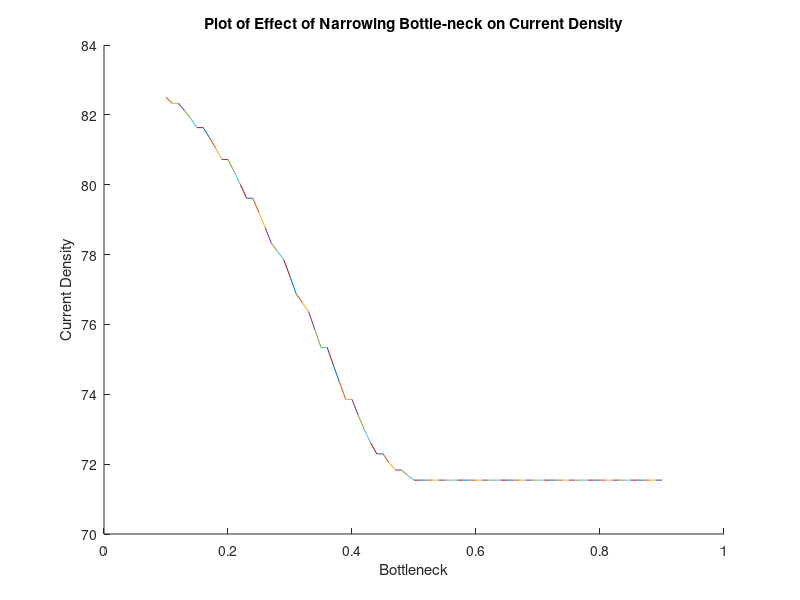

MATLAB code for this plot:
% Assignment-2
% Matthieu Bourbeau
% 100975211

%% PART 2C

% Using the Finite Difference Method to solve for the current flow in a 
% rectangular region of L × W.
% Investigating narrowing the "bottle-neck".

% Created a G matrix and an operation matrix to solve for x (G/Op).
% Created loop that incrementally increases bottle-neck.
% Created sigma matrix, assigned values, and defined the box's dimensions
% with a narrowed bottle-neck.

for bottleneck = 0.1:0.01:0.9 
    nx = 50;            
    ny = nx*3/2;        
    G = sparse(nx*ny);  
    Op = zeros(1, nx*ny);
    
    Sigmatrix = zeros(ny, nx); 
    Sig1 = 10^-2;              
    Sig2 = 1;                   
    
    box = [nx*2/5 nx*3/5 ny*bottleneck ny*(1-bottleneck)]; 
    
    for i = 1: nx        
        for j = 1: ny           
            n = j + (i-1)*ny;           
            if i == 1               
                G(n, :) = 0;
                G(n, n) = 1;
                Op(n) = 1;                
            elseif i == nx               
                G(n, :) = 0;
                G(n, n) = 1;
                Op(n) = 0;               
            elseif j == 1                
                if i > box(1) && i < box(2)                  
                    G(n, n) = -3;
                    G(n, n+1) = Sig1;
                    G(n, n+ny) = Sig1;
                    G(n, n-ny) = Sig1;                   
                else                   
                    G(n, n) = -3;
                    G(n, n+1) = Sig2;
                    G(n, n+ny) = Sig2;
                    G(n, n-ny) = Sig2;                  
                end               
            elseif j == ny                
                if i > box(1) && i < box(2)
                    G(n, n) = -3;
                    G(n, n+1) = Sig1;
                    G(n, n+ny) = Sig1;
                    G(n, n-ny) = Sig1;                    
                else                    
                    G(n, n) = -3;
                    G(n, n+1) = Sig2;
                    G(n, n+ny) = Sig2;
                    G(n, n-ny) = Sig2;                    
                end                
            else                
                if i > box(1) && i < box(2) && (j < box(3)||j > box(4))                 
                    G(n, n) = -4;
                    G(n, n+1) = Sig1;
                    G(n, n-1) = Sig1;
                    G(n, n+ny) = Sig1;
                    G(n, n-ny) = Sig1;                
                else                  
                    G(n, n) = -4;
                    G(n, n+1) = Sig2;
                    G(n, n-1) = Sig2;
                    G(n, n+ny) = Sig2;
                    G(n, n-ny) = Sig2;                   
                end
            end
        end
    end
       
    for Length = 1: nx   
        for Width = 1: ny           
            if Length >= box(1) && Length <= box(2)
                Sigmatrix(Width, Length) = Sig1;              
            else
                Sigmatrix(Width, Length) = Sig2;                
            end           
            if Length >= box(1) && Length <= box(2) && Width >= box(3) && Width <= box(4)               
                Sigmatrix(Width, Length) = Sig2;
            end
        end
    end
          
    Voltage = G\Op';   
    sol = zeros(ny, nx, 1);
    
    for i = 1: nx       
        for j = 1: ny           
            n = j+(i-1)*ny;
            sol(j,i) = Voltage(n);            
        end
    end
        
    [elecx, elecy] = gradient(sol);

    J_x = Sigmatrix.*elecx;
    J_y = Sigmatrix.*elecy;
    J = sqrt(J_x.^2 + J_y.^2);
        
    figure(1)
    hold on   
    if bottleneck == 0.1      
        Curr = sum(J, 2);
        Currtot = sum(Curr);
        Currold = Currtot;
        plot([bottleneck, bottleneck], [Currold, Currtot])      
    end    
    if bottleneck > 0.1       
        Currold = Currtot;
        Curr = sum(J, 2);
        Currtot = sum(Curr);
        plot([bottleneck-0.01, bottleneck], [Currold, Currtot])
        xlabel("Bottleneck");
        ylabel("Current Density");     
    end 
    title("Plot of Effect of Narrowing Bottle-neck on Current Density")

end